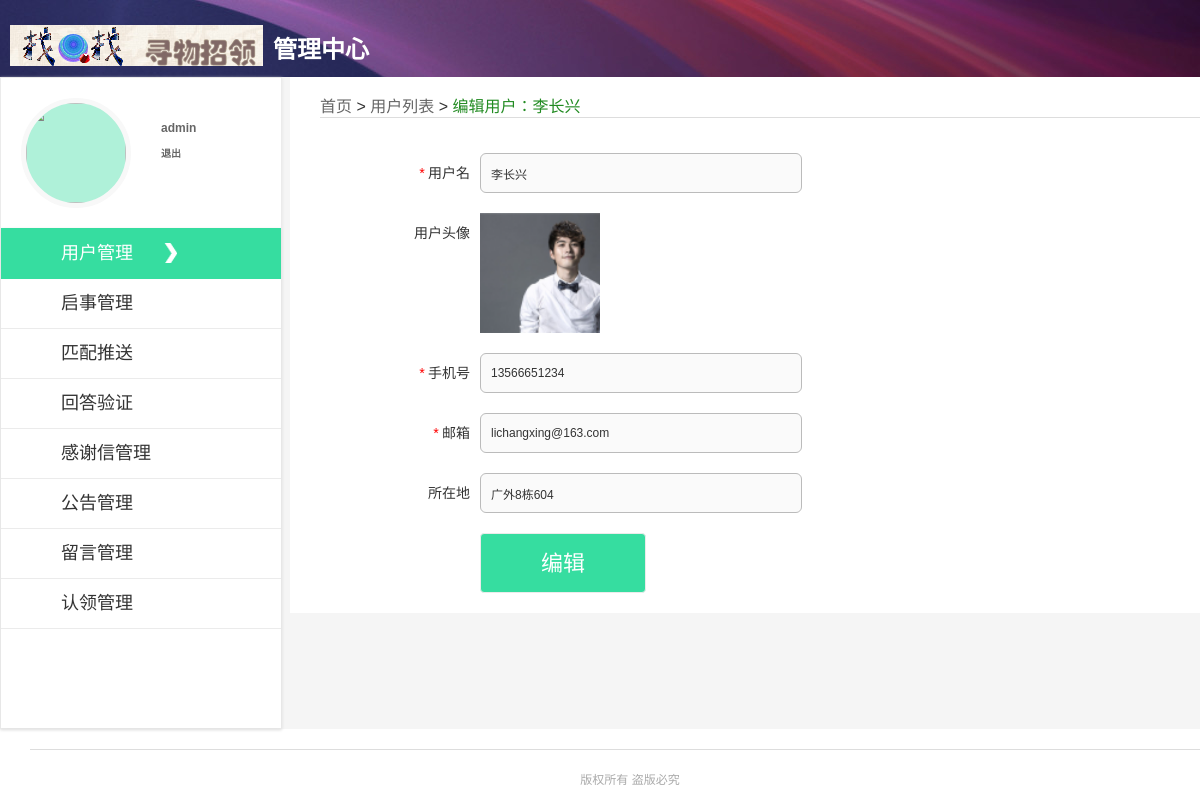
The app's page /graduation/admin/u_edit.php?id=108 (signed in) with its own data.
### tables this page shows
CREATE TABLE `user` (
  `id` int(11) NOT NULL AUTO_INCREMENT,
  `name` varchar(20) NOT NULL DEFAULT '' COMMENT '用户名',
  `password` varchar(255) NOT NULL DEFAULT '',
  `phone` varchar(20) NOT NULL DEFAULT '' COMMENT '手机号',
  `qq` varchar(20) DEFAULT NULL,
  `email` varchar(100) NOT NULL DEFAULT '',
  `address` varchar(255) DEFAULT NULL,
  `img` varchar(100) DEFAULT NULL,
  PRIMARY KEY (`id`)
);

### graduation/admin/u_edit.php (called while the page is built, shortened)
<?php
require "isLogin.php";
require "../common/class/db.php";
$db=new DB;
if(isset($_GET['id'])){
	$id=$_GET['id'];
}else{
	exit;
};
$sql="select * from user where id=$id";
$rs=$db->get_one($sql);
if($rs){
	$u=$rs;
}else{
	$u='';
}
$smarty=new SmartyProject();
$smarty->assign('mid',$mid);
$smarty->assign('mname',$mname);
$smarty->assign('mheadImg',$mheadImg);
$smarty->assign('u',$u);
$smarty->assign('title','u_list');
$smarty->display('admin/u_edit.tpl');
?>

### graduation/common/class/db.php (called while the page is built, shortened)
<?php
if (!class_exists('DB')) {
Class DB {
    private $link_id;
    public function connect($dbhost, $dbuser, $dbpw, $dbname, $pconnect = 0,$charset='utf8') {
        if( $pconnect==0 ) {
            $this->link_id = @mysql_connect($dbhost, $dbuser, $dbpw, true);
        } else {
            $this->link_id = @mysql_pconnect($dbhost, $dbuser, $dbpw);
            if(!$this->link_id){
                $this->halt("数据库持久连接失败");
            }
        }
    }
    public function query($sql) {
        $query = mysql_query($sql,$this->link_id);
        return $query;
    }
    public function get_one($sql,$result_type = MYSQL_ASSOC) {
        $query = $this->query($sql);
        $rt = mysql_fetch_array($query,$result_type);
        return $rt;
    }
}
}
?>

### graduation/common/templates_c/%%D4^D46^D468CECB%%u_edit.tpl.php (the view, shortened to what this page needs)
<!DOCTYPE html>
<html>
<head>
<link rel="stylesheet" href="../common/templates/admin/css/mstyle.css">
</head>
<body>
<div class="wrapper clearfix">
    <div class="topbar">
        <div class="wrapper" style="padding-left:10px;">
            <div class="logo"> </div>
            <h1>管理中心</h1>
        </div>
    </div>
    <?php $_smarty_tpl_vars = $this->_tpl_vars;
$this->_tpl_vars = $_smarty_tpl_vars;
 ?>
    <div class="rightpart">
        <div class="breadpiece">
            <a href="index.php">首页</a><span> > </span><a href="u_list.php">用户列表</a><span> > </span><a class="on">编辑用户：<?php echo $this->_tpl_vars['u']['name']; ?>
</a>
        </div>
        <div class="mCenter-follow mcenter-set" style="padding-top:15px;">
                <form id="form2" method="post" action='ajaxApi/u_reset.php?uid=<?php echo $this->_tpl_vars['u']['id']; ?>
'>
                    <div class="form-row clearfix">
                        <span class="tt"><em>*</em> 用户名</span>
                        <input type="text" name="name" disabled="false" class="ipt-text" placeholder="请输入用户名" value="<?php echo $this->_tpl_vars['u']['name']; ?>
">
                    </div>
                    <div class="form-row clearfix">
                        <span class="tt">用户头像</span>
                        <div class="avatar">
                            <img class="fl" id="msg" src="<?php if ($this->_tpl_vars['u']['img']): ?><?php echo $this->_tpl_vars['u']['img']; ?>
<?php else: ?> ../common/templates/images/detail_avatar.jpg <?php endif; ?>" alt="">
                        </div>
                    </div>
                    <div class="form-row clearfix">
                        <span class="tt"><em>*</em> 手机号</span>
                        <input type="text" name="phone" disabled="disabled" class="ipt-text" placeholder="" value="<?php echo $this->_tpl_vars['u']['phone']; ?>
">
                    </div>
                    <div class="form-row clearfix">
                        <span class="tt"><em>*</em> 邮箱</span>
                        <input type="text" name="email" disabled="disabled" class="ipt-text" placeholder="" value="<?php echo $this->_tpl_vars['u']['email']; ?>
">
                    </div>
                    <div class="form-row clearfix">
                        <span class="tt">所在地</span>
                        <input type="text" name="address" disabled="disabled" class="ipt-text" placeholder="广东  广州" value="<?php echo $this->_tpl_vars['u']['address']; ?>
">
                    </div>
                    <div class="form-row clearfix">
                        <span class="tt"></span>
                        <input type="button" class="submit2" value="编辑">
                    </div>
                </form>
            </div>
    </div>
</div>
<div class="footer">
	<div class="copyright">
        <div class="wrapper">
            版权所有 盗版必究
        </div>
	</div>
</div>
</body>
</html>

### graduation/common/templates/admin/css/mstyle.css (style rules this page uses)
html, body, ul, li, ol, dl, dd, dt, p, h1, h2, h3, h4, h5, h6, form, fieldset, legend, img { margin:0; padding:0; }
fieldset, img { border:none; }
img { display: block; }
input { padding-top:0; padding-bottom:0; font-family: "微软雅黑","SimSun","宋体"; }
select, input,.reset { vertical-align:middle; }
select, input, textarea { font-size:12px; margin:0; color:#333; padding:0; font:12px/20px "微软雅黑","SimSun","宋体","Arial Narrow",HELVETICA; }
input[type="text"], input[type="password"], textarea { outline-style:none; -webkit-appearance:none; }
body { color:#333; padding:0; font:12px/20px "微软雅黑","SimSun","宋体","Arial Narrow",HELVETICA; background:#f5f5f5; position: relative; }
.clearfix:after { content:"\0020";display:block;height:0;clear:both }
.clearfix { zoom:1 }
a { color:#666; text-decoration:none; }
.fl { float:left; }
.wrapper { width:1200px; margin: 0 auto; }
.topbar { height: 77px; background: url(../../images/ucenter_bar.jpg) no-repeat center top; }
.topbar .logo { width: 253px; height: 41px; margin-top: 25px; background: url(../../images/logo.png) no-repeat center; display:inline-block; float:left; }
.topbar h1 { color: #fff; padding: 40px 0 8px 0; display:inline-block; margin-left:10px; }
.rightpart { width:910px; float: right; background-color:#fff; padding-top:10px; }
.rightpart .breadpiece { border-bottom: solid 1px #dddddd;display:block; width: 880px; height: 20px; font-size:16px; margin:10px 0 20px 30px; }
.rightpart .breadpiece .on { color: #228B22; text-decoration:none; }
.mcenter-set .form-row { margin-left:40px; margin-bottom: 20px; vertical-align: middle }
.mcenter-set .form-row .tt { float: left; vertical-align: top; width: 140px; text-align: right; padding-right: 10px; line-height: 40px; height: 40px; font-size: 14px; }
.mcenter-set .form-row .tt em { color: #ff0000; }
.mcenter-set .form-row .ipt-text { height: 28px; padding: 5px 10px; border: solid 1px #bbbbbb; border-radius: 6px; width: 300px; }
.mcenter-set .avatar img { background:#aff1d9; width: 120px; height: 120px; }
.submit2 { cursor: pointer; height: 60px; display: inline-block; text-decoration: none; color: #fff; line-height: 60px; border: solid 1px #ebebeb; border-radius: 4px; text-align: center; font-size: 22px; padding: 0 60px; background: #36dda0; color: #fff; }
.footer { background: #fff; padding-top: 20px; padding-left: 30px; }
.footer .copyright { border-top: solid 1px #dddddd; padding: 20px 0; text-align: center; color: #aaaaaa; }

### records on screen
user: name "李长兴", img (picture), phone "13566651234", email "lichangxing@163.com", address "广外8栋604"

### other values on screen
$this->_tpl_vars['mname'] "admin"
